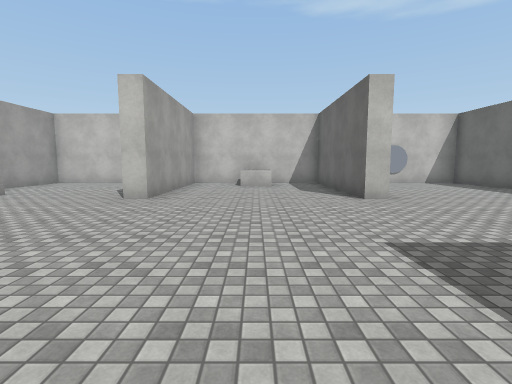
View 1 (above)

16 first-person views from a walk through a scene from a Unity 3-D project. The camera is 1.5 m above the floor, tilts 6° down and sees 85° across. Doors are open. The floor is counted in squares, 2 m on a side. Each view is taken from the middle of a square. On the plan, view 1 faces up. The plan holds only what a view shows up to about 10 squares ahead; the rest is blank. The player is left out. Some animated figures are left out. Surface patterns are stand-ins for the level's own textures.

View 2
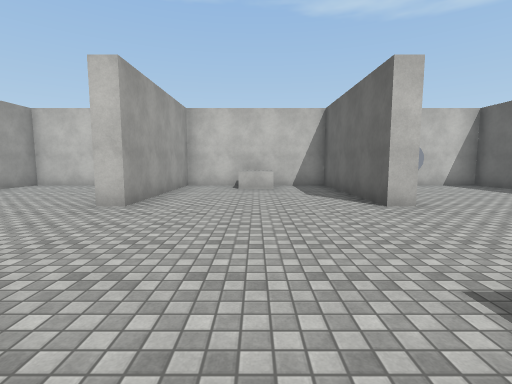

View 3
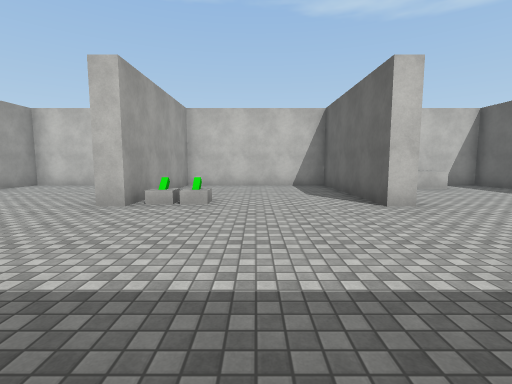

View 4
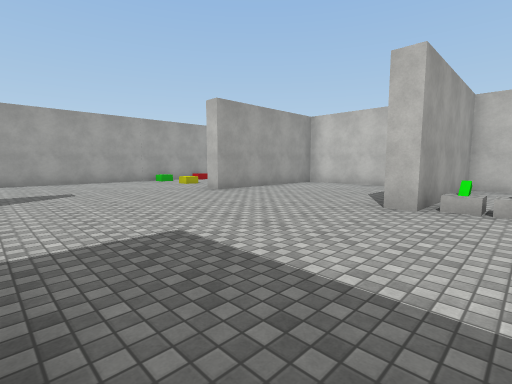

View 5
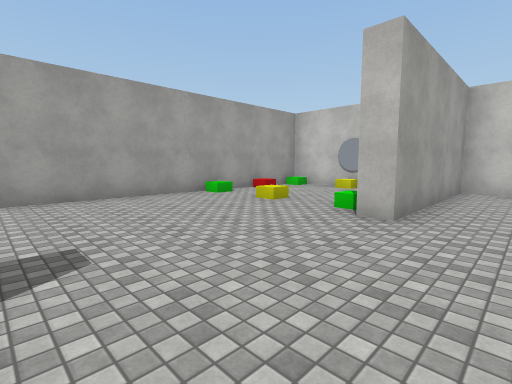

View 6
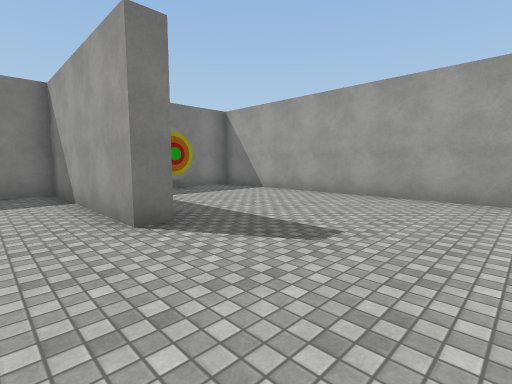

View 7
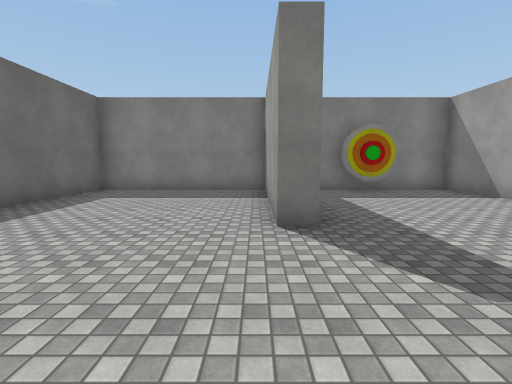

View 8
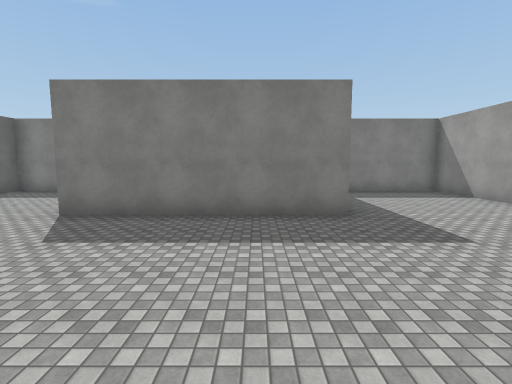

View 9
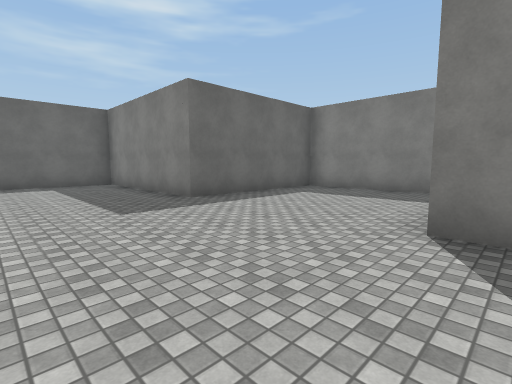

View 10
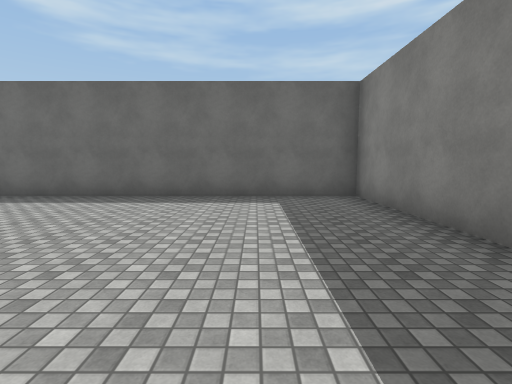

View 11
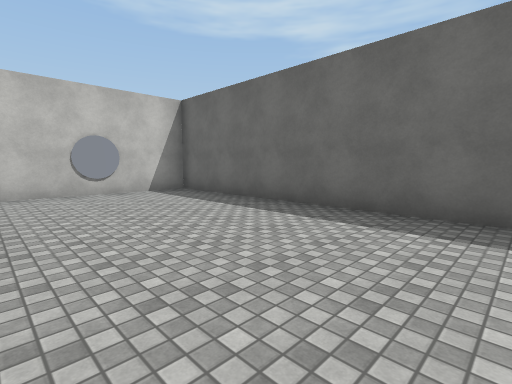

View 12
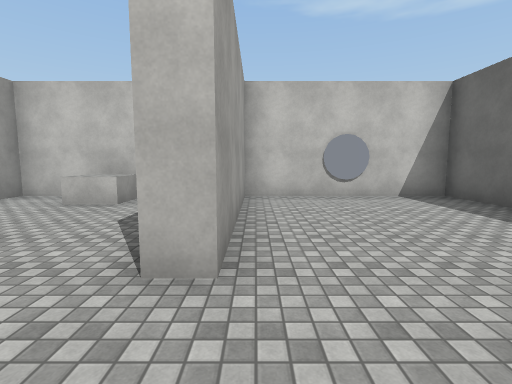

View 13
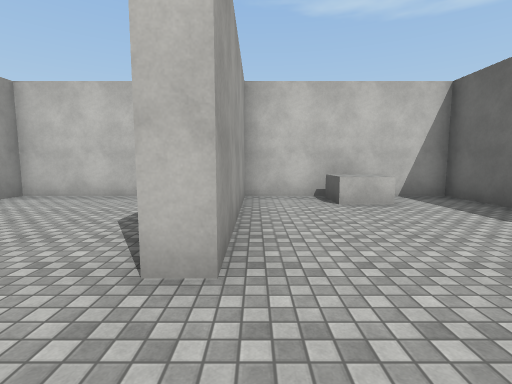

View 14
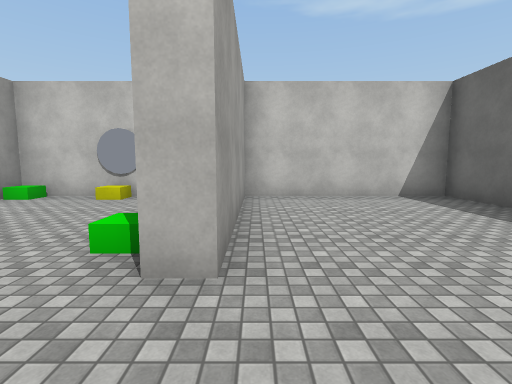

View 15
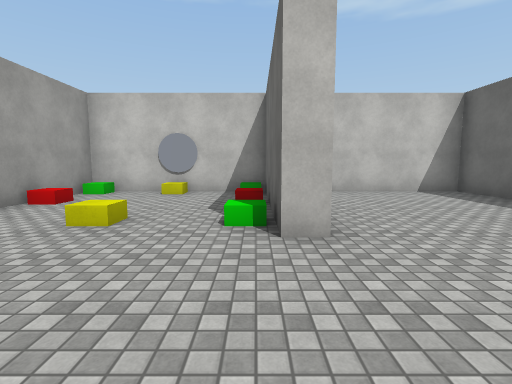

View 16
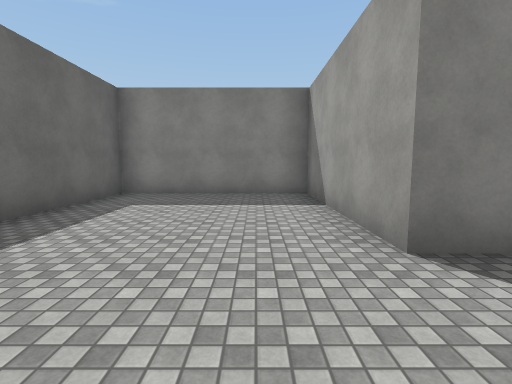

### Floor plan
Points are (right, up) in squares from view 1. A wall is a line through its corners. A room is listed if a view was taken in it or the views show most of it. See-through windows are left out.
Room 1 (views 1, 2, 3, 4, 5, 6, 7, 8, 9, 10, 11, 12, 13, 14, 15, 16)
walls: (-7.9, 0.7) (-2.2, 0.7) (-2.2, -3.7) (2.2, -3.7) (2.3, 0.7) (7.3, 0.7) (7.3, 10.2) (2.8, 10.2) (2.8, 5.8) (2.3, 5.8) (2.3, 10.2) (-2.2, 10.2) (-2.2, 5.8) (-2.7, 5.8) (-2.7, 10.2) (-7.2, 10.2) (-7.2, 5.8) (-7.8, 5.8); (-12.2, 8.5) (-12.2, 5.8) (-12.7, 5.8) (-12.7, 10.2) (-17.2, 10.2) (-17.2, -3.7) (-13.8, -3.7); (-12.9, 0.7) (-12.2, 0.7) (-12.2, -3.7) (-7.7, -3.7) (-7.7, -0.5); (-15.8, -3.3) (-14.2, -3.3)
ways out: opening at (-12, 9) to room 2; open door at (-9.4, 8.6) to room 2
objects: orange disc (-16, -3); yellow disc (-15, -3); disc (-15, 10); other object (0, 9) to (0, 10); disc (5, 10)
Room 2 (no view inside)
walls: (-7.7, 8.5) (-7.7, 10.2) (-12.2, 10.2) (-12.2, 8.5)
ways out: opening at (-12, 9) to room 1; open door at (-9.4, 8.6) to room 1

Positions as (right, up) in squares from view 1, and headings:
1: (0, 0), facing up
2: (0, 1), facing up
3: (-5, 1), facing up
4: (-6, 1), facing up-left
5: (-11, 2), facing up-left
6: (-11, 4), facing down-left
7: (-12, 4), facing down
8: (-6, 6), facing down
9: (-3, 4), facing down-right
10: (1, 3), facing right
11: (3, 3), facing up-right
12: (3, 4), facing up
13: (-2, 4), facing up
14: (-12, 4), facing up
15: (-13, 3), facing up
16: (-1, 3), facing down
